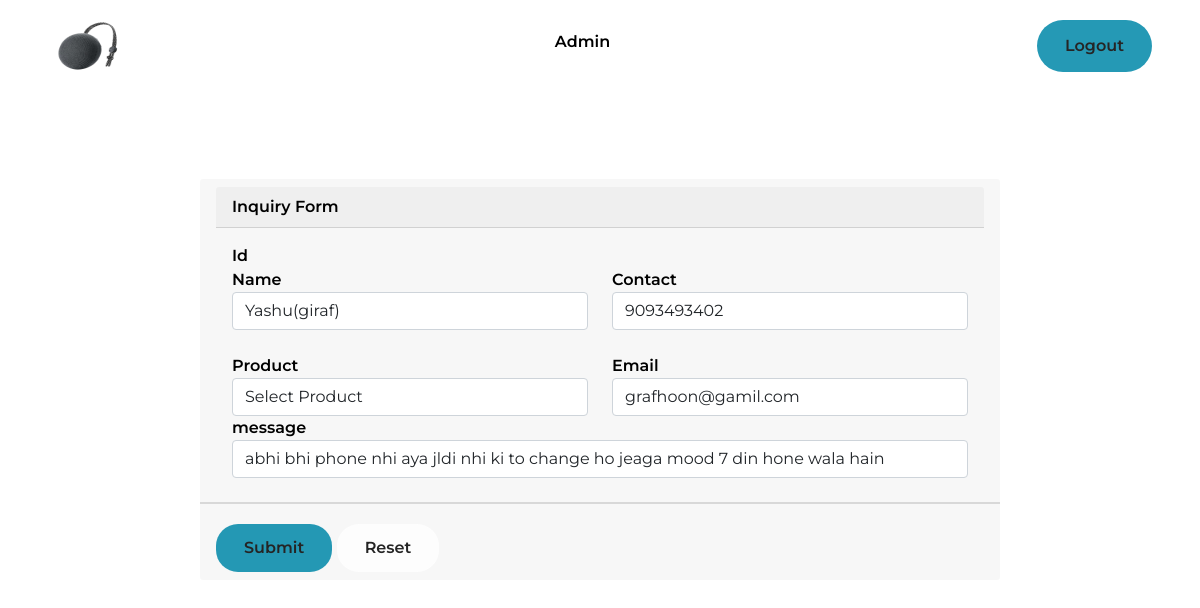
Screenshot of /select.php?id=3 (signed in) with the database file from the repository.
### tables this page shows
CREATE TABLE `register` (
  `id` int(22) NOT NULL,
  `name` varchar(44) DEFAULT NULL,
  `contact` varchar(33) DEFAULT NULL,
  `product` varchar(55) DEFAULT NULL,
  `email` varchar(44) DEFAULT NULL,
  `message` varchar(88) DEFAULT NULL
);

### select.php (the view, shortened to what this page needs)
<!DOCTYPE html>
<html lang="en">
<head>
    <link href="https://cdn.jsdelivr.net/npm/bootstrap@5.0.2/dist/css/bootstrap.min.css" rel="stylesheet">
    <link rel="stylesheet" href="https://cdnjs.cloudflare.com/ajax/libs/font-awesome/6.4.2/css/all.min.css" />
    <link rel="stylesheet" href="css/style.css">
    <link rel="stylesheet" href="css/sidebar.css">
</head>
<body>
<header>
<span onclick="openNav()"> <img src="image/soe.png" alt="soundScore" class="logo"></span>
<div id="main">
    <h2>Admin</h2>
</div>
    <a href="logout.php"><button class="log">Logout</button></a>
    </header>
<?php
include("include/connect.php");
$id = $_REQUEST['id'];
$sel = "select * from register where id = '$id'";
$choose = mysqli_query($conn,$sel);
if(mysqli_affected_rows($conn)>0){
    while($key=mysqli_fetch_assoc($choose)){
?>
<div class="container">
                <div class="sec">
                <div class="card-header">
                    <div class="card-header">Inquiry Form</div>
                    <div class="card-body">
                    <form action="update.php" method="post" enctype="multipart/form-data">
            <div class="row">
            <div class="col-md-6">
                    <label for="id">Id</label>
                </div>
            </div>
            <div class="row">
                <div class="col-md-6">
                    <label for="name">Name</label>
                    <input type="text" name="name"  id="name" class="form-control" placeholder="Enter your name" value="<?=$key['name'];?>">
                </div>
                <div class="col-md-6">
                    <label for="contact">Contact</label>
                    <input type="text" name="contact"  id="name" placeholder="Enter your mobile number " class="form-control" value="<?=$key['contact'];?>">
                </div>
            </div>
            <br>
            <div class="row">
                 <div class="col-md-6">
                    <label for="product">Product</label>
                    <select name="product" id="product" class="form-control" value="product">
                        <option value="">Select Product</option>
                    </select>
                </div>
                <div class="col-md-6">
                    <label for="email">Email</label>
                    <input type="text" name="email"  id="name" placeholder="Enter your Email " class="form-control" value="<?=$key['email'];?>">
                </div>
            </div>
            <div class="row">
            <div class="col-md-12">
                    <label for="message">message</label>
                    <input type="text" name="message" id="message"  placeholder="your message write here..." class="form-control" value="<?=$key['message'];?>" >
                </div>
            </div>
            </div>
                    </div>
                <div class="card-footer">
                <button type="submit" class="reg">Submit</button>
               <button type="reset" class="regre">Reset</button>
                </div>
                </div>
            </div>
<?php
    }
}
?>
</body>
</html>

### css/style.css (style rules this page uses)
* { margin: 0; padding: 0; box-sizing: border-box; }
li,a,button,div,label ,input,h2 { font-family: "Montserrat",sans-serif; font-size: 16px; font-weight: 600; color:black; text-decoration: none; }
header { display: flex; justify-content: space-between; align-items: center; list-style: none; padding: 12px 4%; background-color:#fff; }
.logo { height: 50px; width: 80px; cursor: pointer; }
.log { background-color: #0088a9; padding: 14px 28px; border-radius: 50px; border: none; opacity: 0.85; cursor: pointer; transition: all 0.3s ease 0; }
.reg { margin-top: 12px; background-color: #0088a9; padding: 12px 28px; border-radius: 22px; border: none; opacity: 0.85; cursor: pointer; transition: all 0.3s ease 0; }
.regre { margin-top: 12px; background-color: #fff; padding: 12px 28px; border-radius: 22px; border: none; opacity: 0.85; cursor: pointer; transition: all 0.3s ease 0; }
.sec { max-width: 800px; border-radius: 22px; margin: 88px auto; }

### css/sidebar.css (style rules this page uses)
#main { transition: margin-left .5s; padding: 20px; }

### rows the page displays
register: name "Yashu(giraf)", contact "9093493402", email "grafhoon@gamil.com", message "abhi bhi phone nhi aya jldi nhi ki to change ho jeaga mood 7 din hone wala hain"
